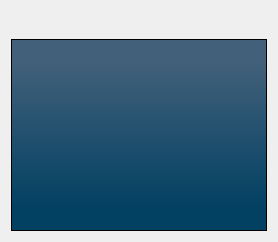
           <widget class="QWidget" name="tab_10">
            <attribute name="title">
             <string>Issue</string>
            </attribute>
            <layout class="QVBoxLayout" name="verticalLayout_13">
             <item>
              <layout class="QHBoxLayout" name="horizontalLayout_7">
               <item>
                <spacer name="horizontalSpacer_3">
                 <property name="orientation">
                  <enum>Qt::Horizontal</enum>
                 </property>
                 <property name="sizeHint" stdset="0">
                  <size>
                   <width>40</width>
                   <height>20</height>
                  </size>
                 </property>
                </spacer>
               </item>
               <item>
                <widget class="QPushButton" name="pushButton_5">
                 <property name="toolTip">
                  <string>Create new issue</string>
                 </property>
                 <property name="text">
                  <string/>
                 </property>
                 <property name="icon">
                  <iconset>
                   <normaloff>:/Project/Add.png</normaloff>:/Project/Add.png</iconset>
                 </property>
                 <property name="flat">
                  <bool>true</bool>
                 </property>
                </widget>
               </item>
               <item>
                <widget class="QPushButton" name="pushButton_10">
                 <property name="toolTip">
                  <string>Issue solved</string>
                 </property>
                 <property name="text">
                  <string/>
                 </property>
                 <property name="icon">
                  <iconset resource="../../source/icons/IconResource.qrc">
                   <normaloff>:/Project/Check.png</normaloff>:/Project/Check.png</iconset>
                 </property>
                 <property name="flat">
                  <bool>true</bool>
                 </property>
                </widget>
               </item>
               <item>
                <widget class="QPushButton" name="pushButton_4">
                 <property name="toolTip">
                  <string>edit issue</string>
                 </property>
                 <property name="text">
                  <string/>
                 </property>
                 <property name="icon">
                  <iconset resource="../../source/icons/IconResource.qrc">
                   <normaloff>:/Project/Edit.png</normaloff>:/Project/Edit.png</iconset>
                 </property>
                 <property name="flat">
                  <bool>true</bool>
                 </property>
                </widget>
               </item>
               <item>
                <widget class="QPushButton" name="pushButton_6">
                 <property name="toolTip">
                  <string>remove issue</string>
                 </property>
                 <property name="text">
                  <string/>
                 </property>
                 <property name="icon">
                  <iconset resource="../../source/icons/IconResource.qrc">
                   <normaloff>:/Project/Delete.png</normaloff>:/Project/Delete.png</iconset>
                 </property>
                 <property name="flat">
                  <bool>true</bool>
                 </property>
                </widget>
               </item>
              </layout>
             </item>
             <item>
              <widget class="QListView" name="listView">
               <property name="styleSheet">
                <string notr="true">background-color: qlineargradient(spread:pad, x1:0.523, y1:0.119, x2:0.523, y2:0.87, stop:0 rgba(66, 96, 122, 255), stop:1 rgba(3, 65, 99, 255));
color: rgb(255, 255, 255);
background-image: url(:/images/strip.png);</string>
               </property>
              </widget>
             </item>
            </layout>
           </widget>
